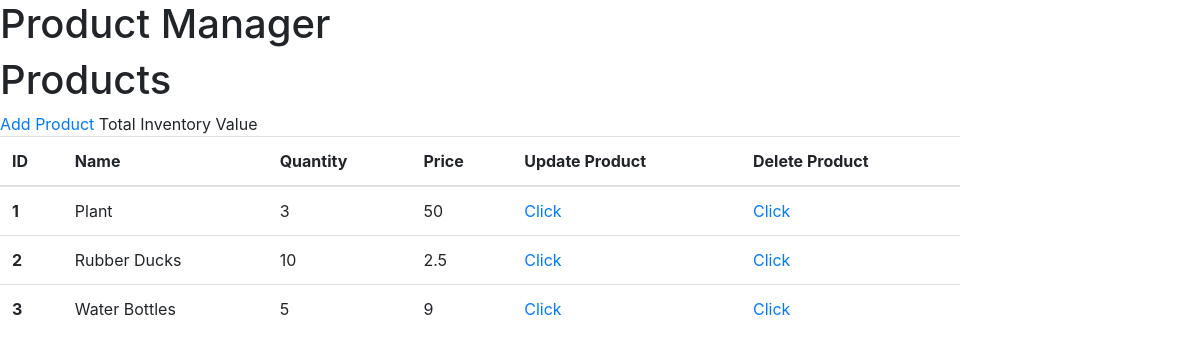
Before: / with the older database file.
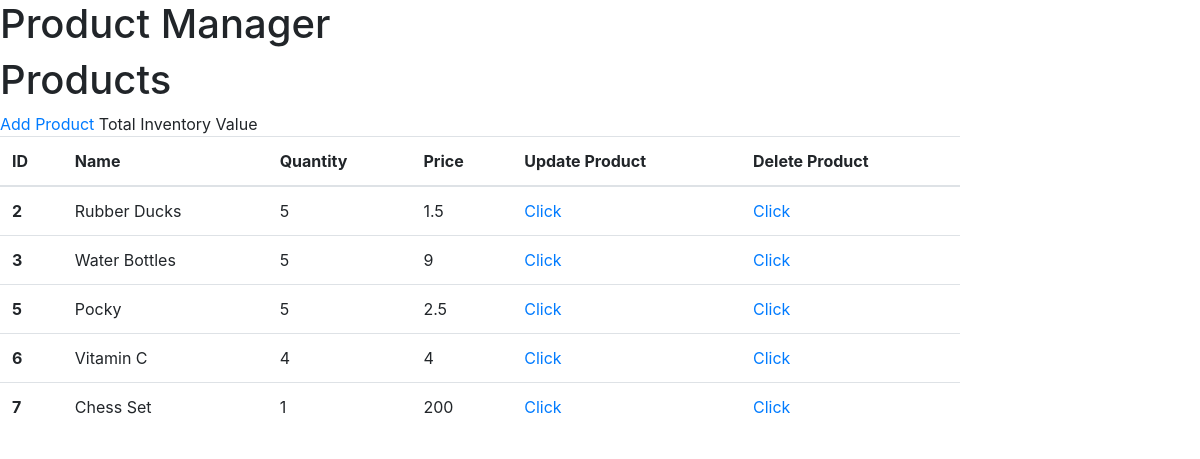
After: the same page with the newer database file.
### tables this page shows
CREATE TABLE product (
  id INTEGER PRIMARY KEY AUTOINCREMENT,
  productName TEXT NOT NULL,
  price INTEGER NOT NULL,
  quantity INTEGER NOT NULL,
  added TIMESTAMP NOT NULL DEFAULT CURRENT_TIMESTAMP
);

### productmanager/inventory.py (the view)
@bp.route('/')
def index():
    db = get_db()
    products = db.execute(
        ' SELECT id, productName, price, quantity, added'
        ' FROM product'
        ' ORDER BY added ASC'
    ).fetchall()
    inventory_val = get_value()
    print(inventory_val)
    return render_template('inventory/index.html', products = products)

### productmanager/db.py (called while the page is built)
def get_db():
    if 'db' not in g:
        g.db = sqlite3.connect(
            current_app.config['DATABASE'],
            detect_types=sqlite3.PARSE_DECLTYPES
        )
        g.db.row_factory = sqlite3.Row
    return g.db

### productmanager/inventory.py (called while the page is built)
def get_value():
    db = get_db()
    inventory_value = db.execute(
        ' SELECT price '
        ' FROM product '
    ).fetchall()
    if inventory_value is None:
        flash('Error retrieving inventory value.')
    return inventory_value

### productmanager/templates/inventory/index.html
{% extends 'base.html' %}
{% block header %}
  <h1>{% block title %}Products{% endblock %}</h1>
  <a class="action" href="{{ url_for('inventory.add') }}">Add Product</a>
  Total Inventory Value
{% endblock %}
{% block content %}
<table class= "table table-hover" style="width: 80%;">
    <thead>
        <tr>
            <th scope="col">ID</th>
            <th scope="col">Name</th>
            <th scope="col">Quantity</th>
            <th scope="col">Price</th>
            <th scope="col">Update Product</th>
            <th scope="col">Delete Product</th>
        </tr>
    </thead>
    <tbody>
        {% for product in products %}
            <tr>
            <th scope="row">{{product.id}}</th>
                <td>{{product.productName}}</td>
                <td>{{product.quantity}}</td>
                <td>{{product.price}}</td>
                <td><a class="action" href="{{ url_for('inventory.update', id=product.id) }}">Click</a>
                <td><a class="action" href="{{ url_for('inventory.delete', id=product.id) }}">Click</a>
            </tr>
        {% endfor %}
    </tbody>
  </table>
{% endblock %}

### productmanager/templates/base.html (shortened to what this page needs)
<!doctype html>
<link rel="stylesheet" href="https://stackpath.bootstrapcdn.com/bootstrap/4.1.3/css/bootstrap.min.css">
<nav>
  <h1>Product Manager</h1>
</nav>
<section class="content">
  <header>
    {% block header %}{% endblock %}
  </header>
  {% block content %}{% endblock %}
</section>

Changed rows visible on the page:
removed product: id "1", productName "Plant", quantity "3", price "50"
changed product "Rubber Ducks": quantity "10" → "5"; price "2.5" → "1.5"
added product: id "5", productName "Pocky", quantity "5", price "2.5"
added product: id "6", productName "Vitamin C", quantity "4", price "4"
added product: id "7", productName "Chess Set", quantity "1", price "200"
